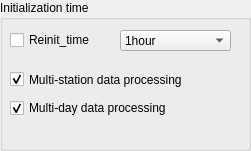
  <widget class="QGroupBox" name="groupBox_8">
   <property name="geometry">
    <rect>
     <x>1090</x>
     <y>260</y>
     <width>251</width>
     <height>151</height>
    </rect>
   </property>
   <property name="title">
    <string>Initialization time</string>
   </property>
   <widget class="QCheckBox" name="Reinitalization_timebox">
    <property name="geometry">
     <rect>
      <x>10</x>
      <y>30</y>
      <width>111</width>
      <height>20</height>
     </rect>
    </property>
    <property name="text">
     <string>Reinit_time</string>
    </property>
   </widget>
   <widget class="QComboBox" name="Reinitalization_time">
    <property name="geometry">
     <rect>
      <x>120</x>
      <y>30</y>
      <width>111</width>
      <height>21</height>
     </rect>
    </property>
    <item>
     <property name="text">
      <string>1hour</string>
     </property>
    </item>
    <item>
     <property name="text">
      <string>2hour</string>
     </property>
    </item>
    <item>
     <property name="text">
      <string>3hour</string>
     </property>
    </item>
    <item>
     <property name="text">
      <string>4hour</string>
     </property>
    </item>
    <item>
     <property name="text">
      <string>5hour</string>
     </property>
    </item>
    <item>
     <property name="text">
      <string>6hour</string>
     </property>
    </item>
   </widget>
   <widget class="QCheckBox" name="mult_station">
    <property name="geometry">
     <rect>
      <x>10</x>
      <y>70</y>
      <width>221</width>
      <height>19</height>
     </rect>
    </property>
    <property name="text">
     <string>Multi-station data processing</string>
    </property>
    <property name="checked">
     <bool>true</bool>
    </property>
   </widget>
   <widget class="QCheckBox" name="mult_day">
    <property name="geometry">
     <rect>
      <x>10</x>
      <y>100</y>
      <width>211</width>
      <height>16</height>
     </rect>
    </property>
    <property name="text">
     <string>Multi-day data processing</string>
    </property>
    <property name="checked">
     <bool>true</bool>
    </property>
   </widget>
  </widget>
